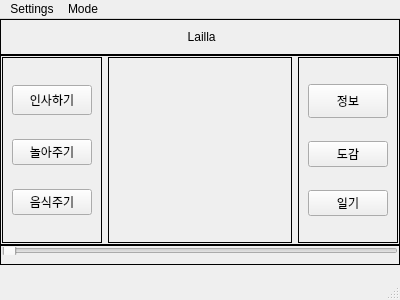
<?xml version="1.0" encoding="UTF-8"?>
<ui version="4.0">
 <class>MainModeWindow</class>
 <widget class="QMainWindow" name="MainModeWindow">
  <property name="geometry">
   <rect>
    <x>0</x>
    <y>0</y>
    <width>400</width>
    <height>300</height>
   </rect>
  </property>
  <property name="sizePolicy">
   <sizepolicy hsizetype="Fixed" vsizetype="Fixed">
    <horstretch>0</horstretch>
    <verstretch>0</verstretch>
   </sizepolicy>
  </property>
  <property name="minimumSize">
   <size>
    <width>400</width>
    <height>300</height>
   </size>
  </property>
  <property name="maximumSize">
   <size>
    <width>400</width>
    <height>300</height>
   </size>
  </property>
  <property name="windowTitle">
   <string>My Robot Online</string>
  </property>
  <property name="locale">
   <locale language="Korean" country="SouthKorea"/>
  </property>
  <widget class="QWidget" name="centralwidget">
   <property name="sizePolicy">
    <sizepolicy hsizetype="Preferred" vsizetype="Preferred">
     <horstretch>0</horstretch>
     <verstretch>0</verstretch>
    </sizepolicy>
   </property>
   <property name="maximumSize">
    <size>
     <width>400</width>
     <height>267</height>
    </size>
   </property>
   <property name="locale">
    <locale language="Korean" country="SouthKorea"/>
   </property>
   <widget class="QFrame" name="verticalFrame">
    <property name="enabled">
     <bool>true</bool>
    </property>
    <property name="geometry">
     <rect>
      <x>0</x>
      <y>0</y>
      <width>400</width>
      <height>246</height>
     </rect>
    </property>
    <property name="sizePolicy">
     <sizepolicy hsizetype="Preferred" vsizetype="Preferred">
      <horstretch>0</horstretch>
      <verstretch>0</verstretch>
     </sizepolicy>
    </property>
    <property name="maximumSize">
     <size>
      <width>400</width>
      <height>267</height>
     </size>
    </property>
    <property name="layoutDirection">
     <enum>Qt::LayoutDirection::LeftToRight</enum>
    </property>
    <property name="frameShape">
     <enum>QFrame::Shape::NoFrame</enum>
    </property>
    <property name="frameShadow">
     <enum>QFrame::Shadow::Plain</enum>
    </property>
    <property name="lineWidth">
     <number>1</number>
    </property>
    <layout class="QVBoxLayout" name="verticalLayout">
     <property name="spacing">
      <number>0</number>
     </property>
     <property name="leftMargin">
      <number>0</number>
     </property>
     <property name="topMargin">
      <number>0</number>
     </property>
     <property name="rightMargin">
      <number>0</number>
     </property>
     <property name="bottomMargin">
      <number>0</number>
     </property>
     <item>
      <widget class="QFrame" name="horizontalFrame_Top">
       <property name="maximumSize">
        <size>
         <width>400</width>
         <height>36</height>
        </size>
       </property>
       <property name="frameShape">
        <enum>QFrame::Shape::Box</enum>
       </property>
       <layout class="QHBoxLayout" name="horizontalLayout_Mid">
        <property name="leftMargin">
         <number>1</number>
        </property>
        <property name="rightMargin">
         <number>1</number>
        </property>
        <item>
         <widget class="QLabel" name="label_Name">
          <property name="maximumSize">
           <size>
            <width>400</width>
            <height>36</height>
           </size>
          </property>
          <property name="text">
           <string>&lt;Lv.1&gt; Lailla</string>
          </property>
          <property name="alignment">
           <set>Qt::AlignmentFlag::AlignCenter</set>
          </property>
         </widget>
        </item>
       </layout>
      </widget>
     </item>
     <item>
      <widget class="QFrame" name="horizontalFrame_Mid">
       <property name="maximumSize">
        <size>
         <width>400</width>
         <height>190</height>
        </size>
       </property>
       <property name="frameShape">
        <enum>QFrame::Shape::Box</enum>
       </property>
       <layout class="QHBoxLayout" name="horizontalLayout">
        <property name="leftMargin">
         <number>1</number>
        </property>
        <property name="topMargin">
         <number>1</number>
        </property>
        <property name="rightMargin">
         <number>1</number>
        </property>
        <property name="bottomMargin">
         <number>1</number>
        </property>
        <item>
         <widget class="QFrame" name="verticalFrame_Left">
          <property name="maximumSize">
           <size>
            <width>100</width>
            <height>186</height>
           </size>
          </property>
          <property name="frameShape">
           <enum>QFrame::Shape::Box</enum>
          </property>
          <layout class="QVBoxLayout" name="verticalLayout_2">
           <property name="spacing">
            <number>6</number>
           </property>
           <item>
            <widget class="QPushButton" name="pushButton_1">
             <property name="maximumSize">
              <size>
               <width>100</width>
               <height>30</height>
              </size>
             </property>
             <property name="text">
              <string>인사하기</string>
             </property>
            </widget>
           </item>
           <item>
            <widget class="QPushButton" name="pushButton_2">
             <property name="text">
              <string>놀아주기</string>
             </property>
            </widget>
           </item>
           <item>
            <widget class="QPushButton" name="pushButton_3">
             <property name="text">
              <string>음식주기</string>
             </property>
            </widget>
           </item>
          </layout>
         </widget>
        </item>
        <item>
         <widget class="QLabel" name="label_CharImg">
          <property name="enabled">
           <bool>true</bool>
          </property>
          <property name="frameShape">
           <enum>QFrame::Shape::Box</enum>
          </property>
          <property name="text">
           <string>&lt;Character Img&gt;</string>
          </property>
          <property name="alignment">
           <set>Qt::AlignmentFlag::AlignCenter</set>
          </property>
         </widget>
        </item>
        <item>
         <widget class="QFrame" name="verticalFrame_right">
          <property name="maximumSize">
           <size>
            <width>100</width>
            <height>186</height>
           </size>
          </property>
          <property name="frameShape">
           <enum>QFrame::Shape::Box</enum>
          </property>
          <layout class="QVBoxLayout" name="verticalLayout_3">
           <item>
            <widget class="QPushButton" name="pushButton_4">
             <property name="maximumSize">
              <size>
               <width>100</width>
               <height>34</height>
              </size>
             </property>
             <property name="text">
              <string>정보</string>
             </property>
            </widget>
           </item>
           <item>
            <widget class="QPushButton" name="pushButton_5">
             <property name="text">
              <string>도감</string>
             </property>
            </widget>
           </item>
           <item>
            <widget class="QPushButton" name="pushButton_6">
             <property name="text">
              <string>일기</string>
             </property>
            </widget>
           </item>
          </layout>
         </widget>
        </item>
       </layout>
      </widget>
     </item>
     <item>
      <widget class="QFrame" name="horizontalFrame_Bot">
       <property name="maximumSize">
        <size>
         <width>400</width>
         <height>20</height>
        </size>
       </property>
       <property name="frameShape">
        <enum>QFrame::Shape::Box</enum>
       </property>
       <layout class="QHBoxLayout" name="horizontalLayout_2">
        <property name="spacing">
         <number>6</number>
        </property>
        <property name="leftMargin">
         <number>1</number>
        </property>
        <property name="topMargin">
         <number>1</number>
        </property>
        <property name="rightMargin">
         <number>1</number>
        </property>
        <item>
         <widget class="QSlider" name="horizontalSlider">
          <property name="maximumSize">
           <size>
            <width>396</width>
            <height>30</height>
           </size>
          </property>
          <property name="orientation">
           <enum>Qt::Orientation::Horizontal</enum>
          </property>
         </widget>
        </item>
       </layout>
      </widget>
     </item>
    </layout>
   </widget>
  </widget>
  <widget class="QMenuBar" name="menubar">
   <property name="geometry">
    <rect>
     <x>0</x>
     <y>0</y>
     <width>400</width>
     <height>33</height>
    </rect>
   </property>
   <property name="maximumSize">
    <size>
     <width>400</width>
     <height>33</height>
    </size>
   </property>
   <widget class="QMenu" name="menuSettings">
    <property name="title">
     <string>Settings</string>
    </property>
    <addaction name="action1"/>
   </widget>
   <widget class="QMenu" name="menuMode">
    <property name="title">
     <string>Mode</string>
    </property>
    <addaction name="actionLight_Mode"/>
   </widget>
   <addaction name="menuSettings"/>
   <addaction name="menuMode"/>
  </widget>
  <widget class="QStatusBar" name="statusbar">
   <property name="enabled">
    <bool>true</bool>
   </property>
  </widget>
  <action name="action1">
   <property name="text">
    <string>Name Setting</string>
   </property>
  </action>
  <action name="actionLight_Mode">
   <property name="text">
    <string>Light Mode</string>
   </property>
  </action>
 </widget>
 <resources/>
 <connections/>
</ui>
